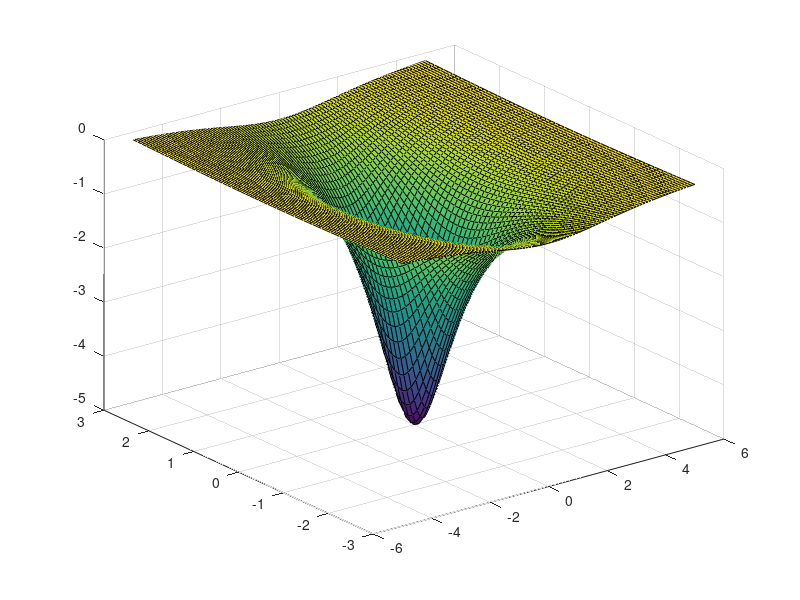

MATLAB code to generate this figure:
%% Write a MATLAB program to compute and plot z= -5/(1+x^2+𝑦^2), for |x|≤ 3, |y|≤3 using contour3 command in Matlab.

[x,y]=meshgrid(-3:.1:3);
z=-5./(1+x.^2+y.^2);
contour3(x,y,z);
surf(x,y,z);

%% Write a program to compute z for |x|≤ 3 using contour3.

[x,y]=meshgrid(-3:.1:3,-4:.1:4);
z=-5./(1+x.^2+y.^2);
contour3(x,y,z);
surf(x,y,z);

%% Write a program to compute z for |y|≤3 and display it using contour3.

[x,y]=meshgrid(-5:.1:5,-3:.1:3);
z=-5./(1+x.^2+y.^2);
contour3(x,y,z);
surf(x,y,z);
